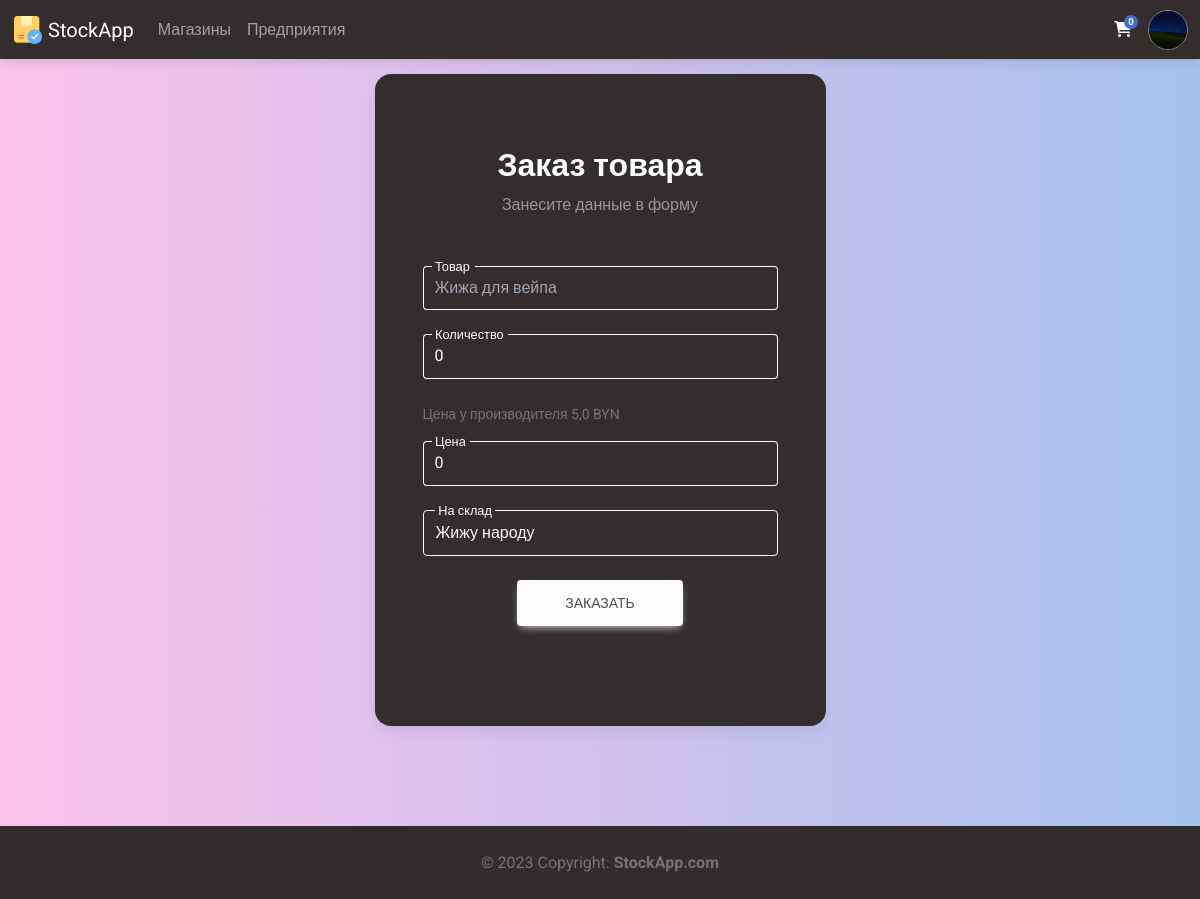
Page /shop/order/Жижа для вейпа (signed in) on the committed database.
### Members/models.py (models this page shows, shortened)
class Profile(models.Model):
    user = models.ForeignKey(settings.AUTH_USER_MODEL, on_delete=models.CASCADE, verbose_name='Пользователь')
    photo = models.ImageField(upload_to = 'avatars/%Y/%m/%d/', blank=False, verbose_name='Фото')
    bio = models.TextField(blank=True, verbose_name='О себе')
    manufactures = models.ManyToManyField('Manufacture.Manufacture', blank=True, verbose_name="Производства")
    shops = models.ManyToManyField('Shop.Shop', blank=True, verbose_name="Магазины")
    cart = models.ManyToManyField('CartItem', blank=True, verbose_name='Корзина')
    class Meta:
        verbose_name = 'Профиль'
        verbose_name_plural = 'Профили'
        ordering = ['-user', '-bio']

### Manufacture/models.py (models this page shows, shortened)
class CatalogItem(models.Model):
    manufacturer = models.ForeignKey('Manufacture', on_delete=models.CASCADE, blank=False, null=True, verbose_name='Производитель')
    name = models.CharField(max_length = 150, verbose_name='Название')
    bio = models.TextField(blank=True, verbose_name='О товаре')
    code = models.CharField(max_length = 13, verbose_name='Код товара')
    photo = models.ImageField(upload_to = 'catalog_items/%Y/%m/%d/', blank=False, verbose_name='Фото')
    date_of_manufacture = models.DateField(verbose_name='Дата производства')
    expiration_date = models.DateField(verbose_name='Годен до')
    amount = models.IntegerField(validators=[MinValueValidator(0), MaxValueValidator(100000)], default=100, verbose_name='Произведено единиц')
    price = models.FloatField(validators=[MinValueValidator(0.01), MaxValueValidator(252734999999999.97)], verbose_name='Цена')
    class Meta:
        verbose_name = 'Товар каталога'
        verbose_name_plural = 'Товары каталога'
        ordering = ['-name', '-id']

### Shop/views.py (the view)
# urls.py: path('order/<str:item>', order, name='order'),
@login_required(login_url='login')
def order(request, item):
    if request.method == "POST":
        shop_str = request.POST.get('stock', 'default_stock')
        if Shop.objects.filter(name=shop_str).exists():
            profile = Profile.objects.get(user=request.user)
            if profile.shops.filter(name=shop_str).exists():
                item_str = request.POST.get('item', 'default_item')
                if CatalogItem.objects.filter(name=item_str).exists():
                    shop = Shop.objects.get(name=shop_str)
                    item = CatalogItem.objects.get(name=item_str)
                    if Product.objects.filter(item=item).filter(stock=shop).exists():
                        product = Product.objects.filter(item=item).get(stock=shop)
                        messages.success(request, (f"Вы были перенаправлены на страницу редактирования товара {item.name} магазина {shop.name}, т.к. пытались заказать товар, который уже есть на складе магазина"))
                        return redirect('edit_product', id=product.id)
                    else:
                        if item.amount >= int(request.POST.get('amount', '0')):
                            am = int(request.POST.get('amount', '0'))
                            item.amount -= am
                            item.save()
                            Product.objects.create(item=item, stock=shop, amount=am, price=float(request.POST.get('price', '0')))
                            messages.success(request, (f"Заказ успешно выполнен"))
                            return redirect('view_shop', name=shop.name)
                        else:
                            messages.success(request, ("На складе предприятия нет указанного количества товара!"))
                            return redirect('order', item=item.name)
                else:
                    messages.success(request, ("Товара с таким названием не существует"))
                    return redirect('order', item=item)
            else:
                messages.success(request, ("Вы не можете заказать товар на склад этого магазина, так как не состоите в нем"))
                return redirect('order', item=item)
        else:
            messages.success(request, ("Магазина с таким кодом не существует"))
            return redirect('order', item=item)
    else:
        try:
            context = {
            'title': item,
            'request': request,
            'profile': Profile.objects.get(user=request.user),
            'item': CatalogItem.objects.get(name=item)
            }
            return render(request, 'order.html', context)
        except:
            messages.success(request, (f"Такого товара не существует"))
            return redirect('all_shops')

### Main/templatetags/main_tags.py (called while the page is built)
@register.inclusion_tag('modules/nav_profile.html')
def nav_profile(request):
    if request.user.is_authenticated:
        userobj = User.objects.get(username=request.user)
        profile = Profile.objects.get(user=userobj)
        context = {
            "request": request,
            "profile": profile,
        }
    else:
        context = {
            "request": request,
        }
    return context

@register.simple_tag()
def cart_items(request):
    return Profile.objects.get(user=request.user).cart.count()

### Shop/templates/order.html (shortened to what this page needs)
{% extends 'base.html' %}
{% load static %}
{% block head %}
<link rel="stylesheet" href="{% static 'styles/profile.css' %}">
{% endblock %}
{% block content %}
<section class="vh-100 gradient-custom-2">
    <div class="container py-5 h-50">
      <div class="row d-flex justify-content-center align-items-center h-50">
        <div class="col-12 col-md-8 col-lg-6 col-xl-5">
          <div class="card bg-dark text-white" style="border-radius: 1rem;">
            <div class="card-body p-5 text-center">
              <div class="mb-md-5 mt-md-4 pb-1">
                <h2 class="fw-bold mb-">Заказ товара</h2>
                <p class="text-white-50 mb-5">Занесите данные в форму</p>
                <form action="{% url 'order' item=item.name %}" method="POST">
                  <div class="form-outline form-white mb-4">
                    <input type="text" id="typeNameX" class="form-control form-control-lg bg-dark text-secondary disabled" value="{{item.name}}" readonly name="item">
                    <label class="form-label" for="typeNameX">Товар</label>
                  </div>
                  <div class="form-outline form-white mb-4">
                    <input for="typeAmountX" type="number" class="form-control form-control-lg" step="1" min="0" value="0" name="amount">
                    <label class="form-label" for="typeAmountX">Количество</label>
                  </div>
                  <p class="text-muted small mb-3 text-start">Цена у производителя {{item.price}} BYN</p>
                  <div class="form-outline form-white mb-4">
                    <input for="typePriceX" type="number" class="form-control form-control-lg" step="0.01" min="0" value="0" name="price">
                    <label class="form-label" for="typePriceX">Цена</label>
                  </div>
                  <div class="form-outline form-white mb-4">
                    <select class="form-control form-control-lg border border-light active bg-dark text-light" type="text" name="stock" id="typeStockX">
                      {% for item in profile.shops.all %}
                      <option class="">{{item.name}}</option>
                      {% endfor %}
                    </select>
                    <label class="form-label bg-dark px-1" for="typeStockX">На склад</label>
                  </div>
                  <button class="btn btn-light btn-lg px-5" type="submit">Заказать</button>
                </form>
              </div>
            </div>
          </div>
        </div>
      </div>
    </div>
</section>
{% endblock %}

### templates/base.html (shortened to what this page needs)
{% load static %}
{% load main_tags %}
<!DOCTYPE html>
<html lang="en">
<head>
    {% block head %}{% endblock %}
    <link href="https://cdnjs.cloudflare.com/ajax/libs/mdb-ui-kit/6.2.0/mdb.min.css" rel="stylesheet"/>
    <link href="https://cdnjs.cloudflare.com/ajax/libs/font-awesome/6.0.0/css/all.min.css" rel="stylesheet"/>
    <link rel="stylesheet" href="{% static 'styles/base.css' %}">
    <link rel="stylesheet" href="{% static 'styles/alert.css' %}">
</head>
<body class="text-bg-light gradient-custom-2">
    <div class="wrapper d-flex flex-column min-vh-100">
        <header class="header">
            {% block header %}
                <nav class="navbar fixed-top navbar-expand-lg navbar-dark bg-dark text-bg-dark">
                    <div class="container-fluid">
                        <div class="collapse navbar-collapse" id="navbarSupportedContent">
                            <a class="navbar-brand mt-2 mt-lg-0" href="{% url 'main' %}">
                                <img src="{% static 'images/icons/64.png' %}" height="32" alt="MDB Logo" loading="lazy" />
                                StockApp
                            </a>
                            {% if request.user.is_authenticated %}
                            <ul class="navbar-nav me-auto mb-2 mb-lg-0">
                                <li class="nav-item">
                                    <a class="nav-link" href="{% url 'all_shops' %}">Магазины</a>
                                </li>
                                <li class="nav-item">
                                    <a class="nav-link" href="{% url 'all_manufactures' %}">Предприятия</a>
                                </li>
                            </ul>
                            {% endif %}
                        </div>
                        <div class="d-flex align-items-center">
                            {% if request.user.is_authenticated %}
                            <a class="text-reset me-3" href="{% url 'cart' %}">
                                <i class="fas fa-shopping-cart"></i>
                                <span class="badge rounded-pill badge-notification bg-primary">{% cart_items request %}</span>
                            </a>
                            {% endif %}
                            {% include 'inc/_nav_profile.html' %}
                        </div>
                    </div>
                </nav>
            {% endblock %}
        </header>
        <main class="main">
            <br>
            {% block content %}
            {% endblock %}
        </main>
        <footer class="footer mt-auto text-center text-lg-start bg-dark text-muted">
            {% block footer %}
                <div class="text-center p-4" style="background-color: rgba(0, 0, 0, 0.025);">
                    © 2023 Copyright:
                    <a class="text-reset fw-bold" href="/">StockApp.com</a>
                </div>
            {% endblock %}
        </footer>
    </div>
    <link rel="stylesheet" href="{% static 'styles/profile.css' %}">
</body>
</html>

### Main/templates/modules/nav_profile.html (shortened to what this page needs)
{% load static %}
<div class="dropdown">
    <a class="dropdown-toggle d-flex align-items-center hidden-arrow" href="#" id="navbarDropdownMenuAvatar" role="button" data-mdb-toggle="dropdown" aria-expanded="false">
        {% if request.user.is_authenticated %}
            {% if profile.photo != "default_user.png"%}
                <div class="nav_profile_box">
                    <img src="{{ profile.photo.url }}" alt="defaultUser">
                </div>
            {% else %}
                <div class="nav_profile_box">
                    <img src="{% static 'images/default_user.png' %}" alt="defaultUser">
                </div>
            {% endif %}
        {% else %}
        <div class="nav_profile_box">
            <img src="{% static 'images/login.png' %}" alt="NoUser">
        </div>
        {% endif %}
    </a>
</div>

### static/styles/profile.css (style rules this page uses)
.gradient-custom-2 { background: #fbc2eb; background: -webkit-linear-gradient(to right, rgba(251, 194, 235, 1), rgba(166, 193, 238, 1)); background: linear-gradient(to right, rgba(251, 194, 235, 1), rgba(166, 193, 238, 1)) }

### static/styles/base.css (style rules this page uses)
html, body { height: 100%; }

### Main/templates/modules/nav_profile.html (style rules this page uses)
.nav_profile_box { position: relative; overflow:hidden; width:40px; height: 40px; }
.nav_profile_box img { position: absolute; top:50%; left:50%; transform:translate(-50%,-50%); width:100%; height:100%; object-fit:cover; border-radius: 10rem; border: 1px solid gray; }

### rows in the picture
Profile: photo (picture)
CatalogItem: item "Жижа для вейпа", price "5,0"

### other values in the picture
form field stock "Жижу народу"
